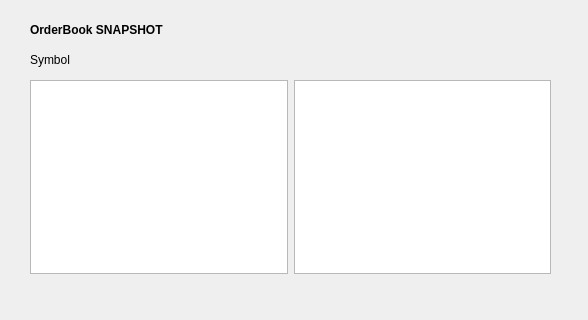
<?xml version="1.0" encoding="UTF-8"?>
<ui version="4.0">
 <class>OrderBookWindow</class>
 <widget class="QDialog" name="OrderBookWindow">
  <property name="geometry">
   <rect>
    <x>0</x>
    <y>0</y>
    <width>588</width>
    <height>320</height>
   </rect>
  </property>
  <property name="windowTitle">
   <string>Dialog</string>
  </property>
  <widget class="QLabel" name="label">
   <property name="geometry">
    <rect>
     <x>30</x>
     <y>20</y>
     <width>171</width>
     <height>20</height>
    </rect>
   </property>
   <property name="font">
    <font>
     <bold>true</bold>
    </font>
   </property>
   <property name="text">
    <string>OrderBook SNAPSHOT</string>
   </property>
  </widget>
  <widget class="QLabel" name="label_2">
   <property name="geometry">
    <rect>
     <x>30</x>
     <y>50</y>
     <width>81</width>
     <height>20</height>
    </rect>
   </property>
   <property name="layoutDirection">
    <enum>Qt::LayoutDirection::LeftToRight</enum>
   </property>
   <property name="text">
    <string>Symbol</string>
   </property>
  </widget>
  <widget class="QWidget" name="layoutWidget">
   <property name="geometry">
    <rect>
     <x>30</x>
     <y>80</y>
     <width>521</width>
     <height>194</height>
    </rect>
   </property>
   <layout class="QHBoxLayout" name="horizontalLayout">
    <item>
     <widget class="QTableView" name="tableView"/>
    </item>
    <item>
     <widget class="QTableView" name="tableView_2"/>
    </item>
   </layout>
  </widget>
 </widget>
 <resources/>
 <connections/>
</ui>
